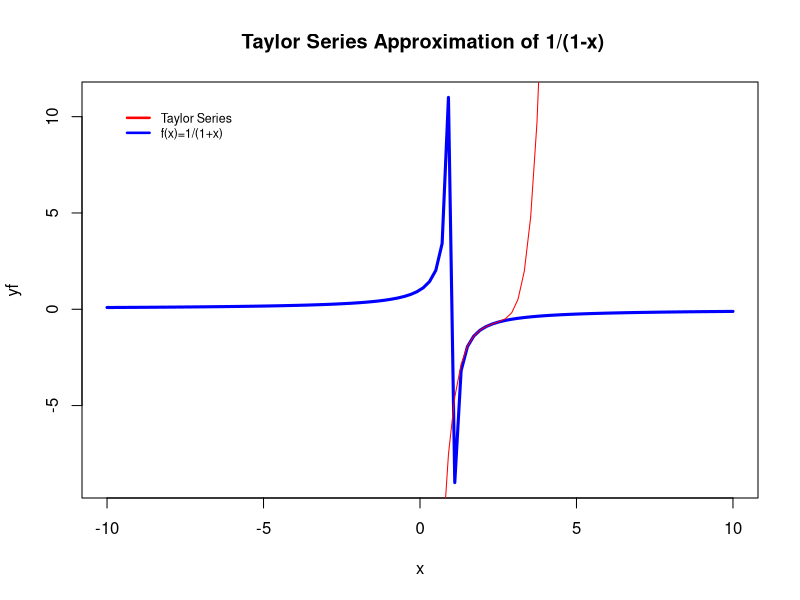

The R script that drew this image:
#As expected when x = 1/2, f(x) = 1/(1 - x) = 2; 
#Also the expansion converges toward 2 as the power series increases.
#Below is a plot the f(x) and polynomial approximation through Taylor
#series p(x):
#https://www.rdocumentation.org/packages/pracma/versions/1.9.9/topics/taylor

library(pracma)

f <- function(x) (1/(1-x))
f# <- function(x) (log(x))
#Calcula los coeficientes
p <- taylor(f, 2, 5)
#Da la secuencia para las x's
x <- seq(-10.0, 10.0, length.out=100)
yf <- f(x)
#Evalua el polinomio
yp <- polyval(p, x)
plot(x, yf, type = "l", main =' Taylor Series Approximation of 1/(1-x)',col = "blue", lwd = 3)
lines(x, yp, col = "red")
legend('topleft', inset=.05, legend= c("Taylor Series", "f(x)=1/(1+x)")
       , lwd=c(2.5,2.5), col=c('red', 'blue'), bty='n', cex=.75) 

#Evaluando esta funcion
ExpansionTest <- function(x,n){
  y=0
  for (i in 0:n) y = y + sum(x^i) 
  return(y)
}

ExpansionTest(1/2, 100)

